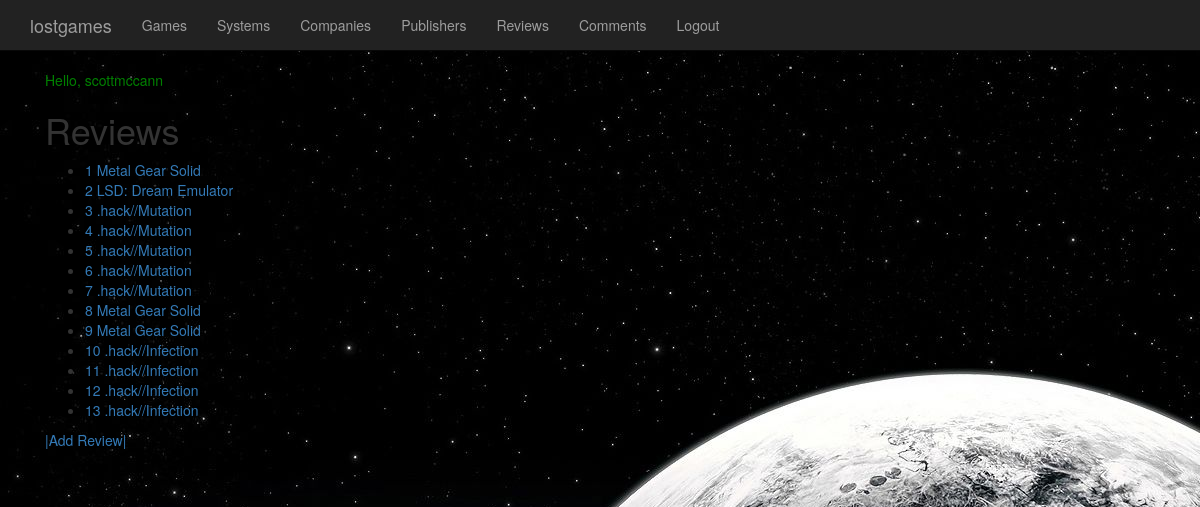
/core/reviews/ (signed in), run on the app's committed database.
### lostgames/models.py (models this page shows, shortened)
class Review(models.Model):
    game = models.ForeignKey(Game, on_delete=models.CASCADE)
    review_text = models.TextField(blank=False)
    user = models.ForeignKey(User, null=False, on_delete=models.CASCADE)
    created = models.DateTimeField(auto_now_add=True)
    modified = models.DateTimeField(auto_now=True)
    likes = models.PositiveIntegerField(default=0, null=False)

class Game(models.Model):
    Genre = (
    ('ACTION', 'Action'),
    ('ADVENTURE', 'Adventure'),
    ('STEALTH', 'Stealth'),
    ('FPS', 'First-Person Shooter'),
    ('PUZZLE', 'Puzzle'),
    ('SIM','Simulator'),
    ('OPEN_WORLD','Open World'),
    ('RPG','Role-Playing Game'),
    ('JRPG', 'Japanese Role-Playing Game'),
    ('STRATEGY', 'Strategy'),
    ('MMO', 'Massively Mutliplayer OnLine'),
    ('PLATFORM', 'Platform'),
    ('MOBA', 'Mutliplayer Online Battle Arena'),
    ('INDIE', 'Indie')
    )
    category = models.CharField(
        max_length=128,
        null=False,
        blank=False,
        choices=Genre,
        default="Adventure")
    title = models.CharField(max_length=256)
    box_art = models.OneToOneField('Photo', null=True, related_name='box_art')
    release_date = models.DateField(db_index=True)
    systems = models.ManyToManyField('System')
    company = models.ForeignKey('Company', null=True)
    publisher = models.ForeignKey('Publisher', null=True, on_delete=models.SET_NULL)
    director = models.ForeignKey('Director', null=True, on_delete=models.SET_NULL)
    plot_summary = models.TextField()
    views = models.PositiveIntegerField(default=0, null=False, db_index=True)
    date_added = models.DateTimeField(auto_now_add=True, db_index=True)
    is_shown =  models.BooleanField(null=False, default=False, db_index=True)
    def __str__(self):
        return self.title

### lostgames/views.py (the view)
@login_required()
def view_reviews(request):
    reviews = Review.objects.all()
    context = { 'reviews': reviews }
    return render(request, 'lostgames/reviews.html', context)

### lostgames/templates/lostgames/reviews.html (shortened to what this page needs)
{% extends 'lostgames/base.html' %}
{% block content %}
<h1>Reviews</h1>
{% if reviews %}
<ul>
{% for review in reviews %}
    <li><a href="/core/reviews/{{ review.id }}/">{{ review.id }} {{ review.game }}</a></li>
{% endfor %}
</ul>
{% endif %}
<p>
  <a href="{% url 'game:create_review' %}">|Add Review|
</p>
{% endblock %}

### lostgames/templates/lostgames/base.html (shortened to what this page needs)
{% load staticfiles %}
{% load bootstrap3 %}
<!DOCTYPE html>
<html lange="en">
<head>
  <link rel="stylesheet" href="{% static 'lostgames/styles/lostgames.css' %}"/>
  {% bootstrap_css %}
</head>
<body background="{% static 'lostgames/moon.png'   %}">
  <nav class="navbar navbar-inverse navbar-fixed-top">
    <div class="container">
      <div class="navbar-header">
        <a class="navbar-brand" href="{% url 'game:core-index' %}">lostgames</a>
      </div>
      <div id="navbar" class="collapse navbar-collapse">
        <ul class="nav navbar-nav">
          <li><a href="{% url 'game:games-index' %}">Games</a></li>
          <li><a href="{% url 'game:system-index' %}">Systems</a></li>
          <li><a href="{% url 'game:company-index' %}">Companies</a></li>
          <li><a href="{% url 'game:publisher-index' %}">Publishers</a></li>
          <li><a href="{% url 'game:reviews-index' %}">Reviews</a></li>
          <li><a href="{% url 'game:comments-index' %}">Comments</a></li>
{% if user.is_authenticated %}
          <li><a href="{% url 'logout' %}">Logout</a></li>
{% else %}
          <li><a href="{% url 'login' %}">Login</a></li>
{% endif %}
        </ul>
      </div>
    </div>
  </nav>
  <div class="container">
    <div class="starter-template">
      <p> Hello, {{ user.username }}</p>
      {% block content %}{% endblock %}
    </div>
  </div>
</body>
</html>

### lostgames/static/lostgames/styles/lostgames.css (style rules this page uses)
body { padding-top: 50px; text-color: red; }
p { color: green; }
.starter-template { padding: 20px 15px; text-align: left; }

### data on the page
Review: id "1", game "Metal Gear Solid"
Review: id "2", game "LSD: Dream Emulator"
Review: id "3", game ".hack//Mutation"
Review: id "4", game ".hack//Mutation"
Review: id "5", game ".hack//Mutation"
Review: id "6", game ".hack//Mutation"
Review: id "7", game ".hack//Mutation"
Review: id "8", game "Metal Gear Solid"
Review: id "9", game "Metal Gear Solid"
Review: id "10", game ".hack//Infection"
Review: id "11", game ".hack//Infection"
Review: id "12", game ".hack//Infection"
Review: id "13", game ".hack//Infection"

### other printed values
{{ user.username }} "scottmccann"
